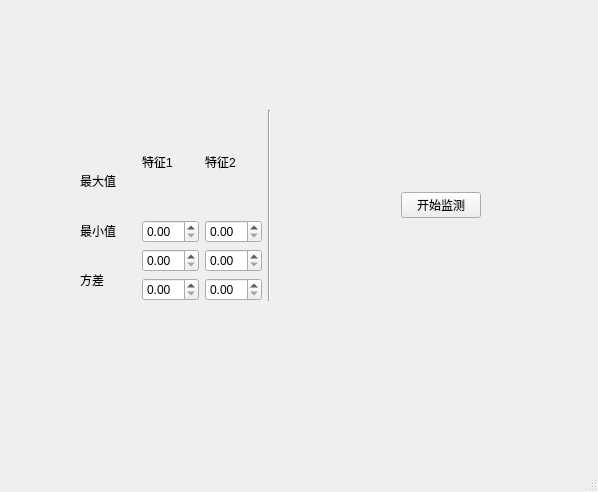
<?xml version="1.0" encoding="UTF-8"?>
<ui version="4.0">
 <class>MainWindow</class>
 <widget class="QMainWindow" name="MainWindow">
  <property name="geometry">
   <rect>
    <x>0</x>
    <y>0</y>
    <width>598</width>
    <height>492</height>
   </rect>
  </property>
  <property name="sizePolicy">
   <sizepolicy hsizetype="Fixed" vsizetype="Preferred">
    <horstretch>0</horstretch>
    <verstretch>0</verstretch>
   </sizepolicy>
  </property>
  <property name="windowTitle">
   <string>MainWindow</string>
  </property>
  <widget class="QWidget" name="centralwidget">
   <widget class="QWidget" name="layoutWidget">
    <property name="geometry">
     <rect>
      <x>80</x>
      <y>110</y>
      <width>401</width>
      <height>191</height>
     </rect>
    </property>
    <layout class="QHBoxLayout" name="horizontalLayout">
     <item>
      <layout class="QVBoxLayout" name="verticalLayout">
       <item>
        <widget class="QLabel" name="label_6">
         <property name="text">
          <string/>
         </property>
        </widget>
       </item>
       <item>
        <widget class="QLabel" name="label">
         <property name="sizePolicy">
          <sizepolicy hsizetype="Preferred" vsizetype="Preferred">
           <horstretch>0</horstretch>
           <verstretch>0</verstretch>
          </sizepolicy>
         </property>
         <property name="text">
          <string>最大值</string>
         </property>
        </widget>
       </item>
       <item>
        <widget class="QLabel" name="label_2">
         <property name="sizePolicy">
          <sizepolicy hsizetype="Preferred" vsizetype="Preferred">
           <horstretch>0</horstretch>
           <verstretch>0</verstretch>
          </sizepolicy>
         </property>
         <property name="text">
          <string>最小值</string>
         </property>
        </widget>
       </item>
       <item>
        <widget class="QLabel" name="label_3">
         <property name="sizePolicy">
          <sizepolicy hsizetype="Preferred" vsizetype="Preferred">
           <horstretch>0</horstretch>
           <verstretch>0</verstretch>
          </sizepolicy>
         </property>
         <property name="text">
          <string>方差</string>
         </property>
        </widget>
       </item>
      </layout>
     </item>
     <item>
      <spacer name="verticalSpacer">
       <property name="orientation">
        <enum>Qt::Vertical</enum>
       </property>
       <property name="sizeHint" stdset="0">
        <size>
         <width>20</width>
         <height>40</height>
        </size>
       </property>
      </spacer>
     </item>
     <item>
      <layout class="QGridLayout" name="gridLayout">
       <item row="1" column="0">
        <widget class="QDoubleSpinBox" name="doubleSpinBox"/>
       </item>
       <item row="3" column="0">
        <widget class="QDoubleSpinBox" name="doubleSpinBox_3"/>
       </item>
       <item row="0" column="1">
        <widget class="QLabel" name="label_5">
         <property name="text">
          <string>特征2</string>
         </property>
        </widget>
       </item>
       <item row="0" column="0">
        <widget class="QLabel" name="label_4">
         <property name="text">
          <string>特征1</string>
         </property>
        </widget>
       </item>
       <item row="1" column="1">
        <widget class="QDoubleSpinBox" name="doubleSpinBox_4"/>
       </item>
       <item row="2" column="0">
        <widget class="QDoubleSpinBox" name="doubleSpinBox_2"/>
       </item>
       <item row="3" column="1">
        <widget class="QDoubleSpinBox" name="doubleSpinBox_6"/>
       </item>
       <item row="2" column="1">
        <widget class="QDoubleSpinBox" name="doubleSpinBox_5"/>
       </item>
      </layout>
     </item>
     <item>
      <widget class="Line" name="line">
       <property name="orientation">
        <enum>Qt::Vertical</enum>
       </property>
      </widget>
     </item>
     <item>
      <spacer name="horizontalSpacer">
       <property name="orientation">
        <enum>Qt::Horizontal</enum>
       </property>
       <property name="sizeType">
        <enum>QSizePolicy::Preferred</enum>
       </property>
       <property name="sizeHint" stdset="0">
        <size>
         <width>1000</width>
         <height>20</height>
        </size>
       </property>
      </spacer>
     </item>
     <item>
      <widget class="QPushButton" name="pushButton">
       <property name="text">
        <string>开始监测</string>
       </property>
      </widget>
     </item>
    </layout>
   </widget>
  </widget>
  <widget class="QMenuBar" name="menubar">
   <property name="geometry">
    <rect>
     <x>0</x>
     <y>0</y>
     <width>598</width>
     <height>26</height>
    </rect>
   </property>
  </widget>
  <widget class="QStatusBar" name="statusbar"/>
  <action name="actiondiv">
   <property name="checkable">
    <bool>false</bool>
   </property>
   <property name="text">
    <string>div</string>
   </property>
   <property name="toolTip">
    <string>&lt;html&gt;&lt;head/&gt;&lt;body&gt;&lt;p&gt;方差快捷键&lt;/p&gt;&lt;/body&gt;&lt;/html&gt;</string>
   </property>
   <property name="shortcut">
    <string>Ctrl+Alt+Q</string>
   </property>
  </action>
 </widget>
 <tabstops>
  <tabstop>doubleSpinBox</tabstop>
  <tabstop>doubleSpinBox_4</tabstop>
  <tabstop>doubleSpinBox_2</tabstop>
  <tabstop>doubleSpinBox_5</tabstop>
  <tabstop>doubleSpinBox_3</tabstop>
  <tabstop>doubleSpinBox_6</tabstop>
  <tabstop>pushButton</tabstop>
 </tabstops>
 <resources/>
 <connections/>
</ui>
